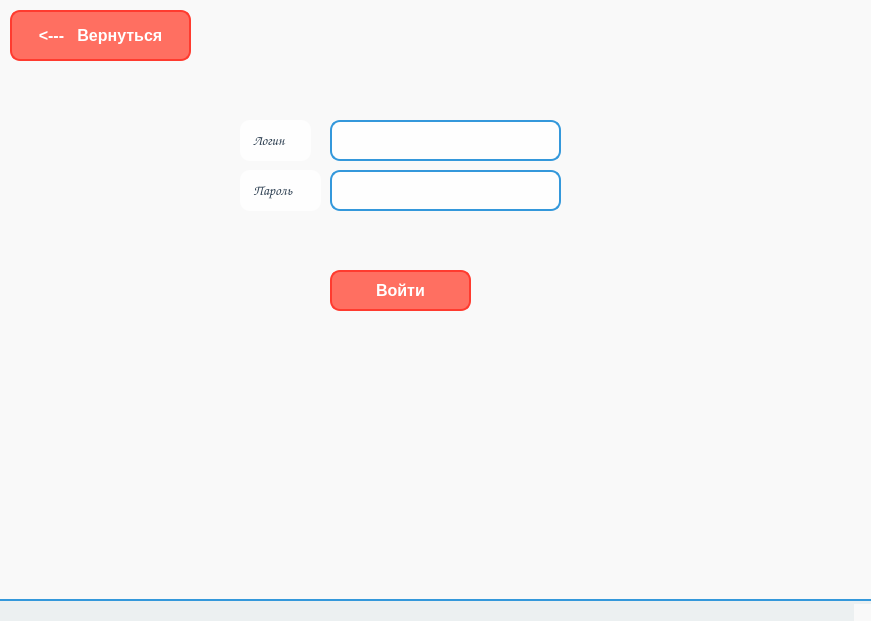
<?xml version="1.0" encoding="UTF-8"?>
<ui version="4.0">
 <class>Registration</class>
 <widget class="QMainWindow" name="Registration">
  <property name="geometry">
   <rect>
    <x>0</x>
    <y>0</y>
    <width>871</width>
    <height>621</height>
   </rect>
  </property>
  <property name="windowTitle">
   <string>MainWindow</string>
  </property>
  <property name="styleSheet">
   <string notr="true">/* General Settings */
QWidget {
    font-family: &quot;Comic Sans MS&quot;; /* Fun and playful font */
    font-size: 14px;
    color: #2c3e50; /* Dark blue for text */
    background-color: #f9f9f9; /* Light gray background */
}

/* Background Images for Different Pages */
QWidget#mathPage {
    background-image: url(:/backgrounds/math_background.png); /* Math-themed background */
    background-position: center;
    background-repeat: no-repeat;
    background-size: cover;
}

QWidget#sciencePage {
    background-image: url(:/backgrounds/science_background.png); /* Science-themed background */
    background-position: center;
    background-repeat: no-repeat;
    background-size: cover;
}

QWidget#literaturePage {
    background-image: url(:/backgrounds/literature_background.png); /* Literature-themed background */
    background-position: center;
    background-repeat: no-repeat;
    background-size: cover;
}

QWidget#historyPage {
    background-image: url(:/backgrounds/history_background.png); /* History-themed background */
    background-position: center;
    background-repeat: no-repeat;
    background-size: cover;
}

/* Buttons */
QPushButton {
    background-color: #ff6f61; /* Coral */
    color: white;
    border: 2px solid #ff3b2f; /* Darker coral */
    border-radius: 10px;
    padding: 10px 20px;
    font-weight: bold;
    font-size: 16px;
}

QPushButton:hover {
    background-color: #ff3b2f; /* Darker coral on hover */
}

QPushButton:pressed {
    background-color: #ff1a1a; /* Even darker coral when pressed */
}

QPushButton:disabled {
    background-color: #bdc3c7; /* Gray */
    color: #7f8c8d; /* Light gray text */
    border: 2px solid #95a5a6;
}

/* Line Edits */
QLineEdit {
    background-color: rgba(255, 255, 255, 0.9); /* Semi-transparent white */
    border: 2px solid #3498db; /* Blue border */
    border-radius: 10px;
    padding: 10px;
    font-size: 14px;
}

QLineEdit:focus {
    border: 2px solid #ff6f61; /* Coral border when focused */
}

/* Labels */
QLabel {
    color: #2c3e50; /* Dark blue */
    font-size: 14px;
    background-color: rgba(255, 255, 255, 0.8); /* Semi-transparent white */
    border-radius: 10px;
    padding: 10px;
}

QLabel#titleLabel {
    font-size: 24px;
    font-weight: bold;
    color: #3498db; /* Blue for titles */
    background-color: transparent; /* No background for titles */
}

/* Combo Boxes */
QComboBox {
    background-color: rgba(255, 255, 255, 0.9); /* Semi-transparent white */
    border: 2px solid #3498db; /* Blue border */
    border-radius: 10px;
    padding: 10px;
    font-size: 14px;
}

QComboBox::drop-down {
    subcontrol-origin: padding;
    subcontrol-position: top right;
    width: 30px;
    border-left: 2px solid #3498db;
}

QComboBox::down-arrow {
    image: url(:/icons/down_arrow.png); /* Replace with your icon */
}

QComboBox QAbstractItemView {
    background-color: white;
    border: 2px solid #3498db;
    selection-background-color: #ff6f61; /* Coral for selected item */
    selection-color: white;
}

/* Check Boxes */
QCheckBox {
    color: #2c3e50;
    background-color: rgba(255, 255, 255, 0.8); /* Semi-transparent white */
    border-radius: 10px;
    padding: 10px;
}

QCheckBox::indicator {
    width: 20px;
    height: 20px;
}

QCheckBox::indicator:checked {
    image: url(:/icons/checked.png); /* Replace with your icon */
}

QCheckBox::indicator:unchecked {
    image: url(:/icons/unchecked.png); /* Replace with your icon */
}

/* Radio Buttons */
QRadioButton {
    color: #2c3e50;
    background-color: rgba(255, 255, 255, 0.8); /* Semi-transparent white */
    border-radius: 10px;
    padding: 10px;
}

QRadioButton::indicator {
    width: 20px;
    height: 20px;
}

QRadioButton::indicator:checked {
    image: url(:/icons/radio_checked.png); /* Replace with your icon */
}

QRadioButton::indicator:unchecked {
    image: url(:/icons/radio_unchecked.png); /* Replace with your icon */
}

/* Progress Bars */
QProgressBar {
    background-color: #bdc3c7;
    border: 2px solid #95a5a6;
    border-radius: 10px;
    text-align: center;
    color: #2c3e50;
}

QProgressBar::chunk {
    background-color: #ff6f61; /* Coral */
    border-radius: 10px;
}

/* Spin Boxes */
QSpinBox {
    background-color: rgba(255, 255, 255, 0.9); /* Semi-transparent white */
    border: 2px solid #3498db; /* Blue border */
    border-radius: 10px;
    padding: 10px;
    font-size: 14px;
}

QSpinBox::up-button, QSpinBox::down-button {
    subcontrol-origin: border;
    subcontrol-position: top right;
    width: 30px;
    border-left: 2px solid #3498db;
}

QSpinBox::up-arrow {
    image: url(:/icons/up_arrow.png); /* Replace with your icon */
}

QSpinBox::down-arrow {
    image: url(:/icons/down_arrow.png); /* Replace with your icon */
}

/* Group Boxes */
QGroupBox {
    border: 2px solid #3498db; /* Blue border */
    border-radius: 10px;
    margin-top: 10px;
    padding-top: 15px;
    font-weight: bold;
    color: #3498db; /* Blue for group box titles */
    background-color: rgba(255, 255, 255, 0.8); /* Semi-transparent white */
}

QGroupBox::title {
    subcontrol-origin: margin;
    subcontrol-position: top left;
    padding: 0 10px;
}

/* Tabs */
QTabWidget::pane {
    border: 2px solid #3498db; /* Blue border */
    border-radius: 10px;
    padding: 10px;
    background-color: rgba(255, 255, 255, 0.9); /* Semi-transparent white */
}

QTabBar::tab {
    background-color: #ecf0f1;
    border: 2px solid #3498db;
    border-bottom: none;
    padding: 10px 20px;
    border-top-left-radius: 10px;
    border-top-right-radius: 10px;
    font-size: 14px;
}

QTabBar::tab:selected {
    background-color: white;
    border-bottom: 2px solid white;
}

QTabBar::tab:hover {
    background-color: #ff6f61; /* Coral on hover */
    color: white;
}

/* Scroll Bars */
QScrollBar:horizontal, QScrollBar:vertical {
    background-color: #ecf0f1;
    border-radius: 10px;
}

QScrollBar::handle:horizontal, QScrollBar::handle:vertical {
    background-color: #ff6f61; /* Coral */
    border-radius: 10px;
}

QScrollBar::add-line, QScrollBar::sub-line {
    background: none;
}

/* Tool Tips */
QToolTip {
    background-color: #ff6f61; /* Coral */
    color: white;
    border: 2px solid #ff3b2f;
    padding: 10px;
    border-radius: 10px;
}

/* Menus */
QMenuBar {
    background-color: #ecf0f1;
    color: #2c3e50;
}

QMenuBar::item {
    padding: 10px 20px;
}

QMenuBar::item:selected {
    background-color: #ff6f61; /* Coral */
    color: white;
}

QMenu {
    background-color: white;
    border: 2px solid #3498db;
    padding: 10px;
}

QMenu::item {
    padding: 10px 20px;
}

QMenu::item:selected {
    background-color: #ff6f61; /* Coral */
    color: white;
}

/* Tables */
QTableView {
    background-color: white;
    border: 2px solid #3498db;
    border-radius: 10px;
}

QTableView::item {
    padding: 10px;
}

QTableView::item:selected {
    background-color: #ff6f61; /* Coral */
    color: white;
}

/* Text Edit */
QTextEdit {
    background-color: rgba(255, 255, 255, 0.9); /* Semi-transparent white */
    border: 2px solid #3498db;
    border-radius: 10px;
    padding: 10px;
}

QTextEdit:focus {
    border: 2px solid #ff6f61; /* Coral */
}

/* Status Bar */
QStatusBar {
    background-color: #ecf0f1;
    border-top: 2px solid #3498db;
    padding: 10px;
}

/* Tool Bars */
QToolBar {
    background-color: #ecf0f1;
    border-bottom: 2px solid #3498db;
    padding: 10px;
}

QToolBar::separator {
    background-color: #3498db;
    width: 2px;
    margin: 10px;
}</string>
  </property>
  <widget class="QWidget" name="centralwidget">
   <property name="styleSheet">
    <string notr="true"/>
   </property>
   <widget class="QPushButton" name="log_in_button">
    <property name="geometry">
     <rect>
      <x>330</x>
      <y>270</y>
      <width>141</width>
      <height>41</height>
     </rect>
    </property>
    <property name="styleSheet">
     <string notr="true"/>
    </property>
    <property name="text">
     <string>Войти</string>
    </property>
   </widget>
   <widget class="QLineEdit" name="login">
    <property name="geometry">
     <rect>
      <x>330</x>
      <y>120</y>
      <width>231</width>
      <height>41</height>
     </rect>
    </property>
    <property name="styleSheet">
     <string notr="true"/>
    </property>
   </widget>
   <widget class="QLineEdit" name="password">
    <property name="geometry">
     <rect>
      <x>330</x>
      <y>170</y>
      <width>231</width>
      <height>41</height>
     </rect>
    </property>
    <property name="styleSheet">
     <string notr="true"/>
    </property>
   </widget>
   <widget class="QLabel" name="label">
    <property name="geometry">
     <rect>
      <x>240</x>
      <y>120</y>
      <width>71</width>
      <height>41</height>
     </rect>
    </property>
    <property name="font">
     <font>
      <family>Comic Sans MS</family>
      <pointsize>-1</pointsize>
     </font>
    </property>
    <property name="text">
     <string>Логин</string>
    </property>
   </widget>
   <widget class="QLabel" name="label_2">
    <property name="geometry">
     <rect>
      <x>240</x>
      <y>170</y>
      <width>81</width>
      <height>41</height>
     </rect>
    </property>
    <property name="font">
     <font>
      <family>Comic Sans MS</family>
      <pointsize>-1</pointsize>
     </font>
    </property>
    <property name="text">
     <string>Пароль</string>
    </property>
   </widget>
   <widget class="QPushButton" name="pushButton">
    <property name="geometry">
     <rect>
      <x>10</x>
      <y>10</y>
      <width>181</width>
      <height>51</height>
     </rect>
    </property>
    <property name="styleSheet">
     <string notr="true"/>
    </property>
    <property name="text">
     <string>&lt;---   Вернуться</string>
    </property>
   </widget>
  </widget>
  <widget class="QStatusBar" name="statusbar"/>
 </widget>
 <resources/>
 <connections/>
</ui>
